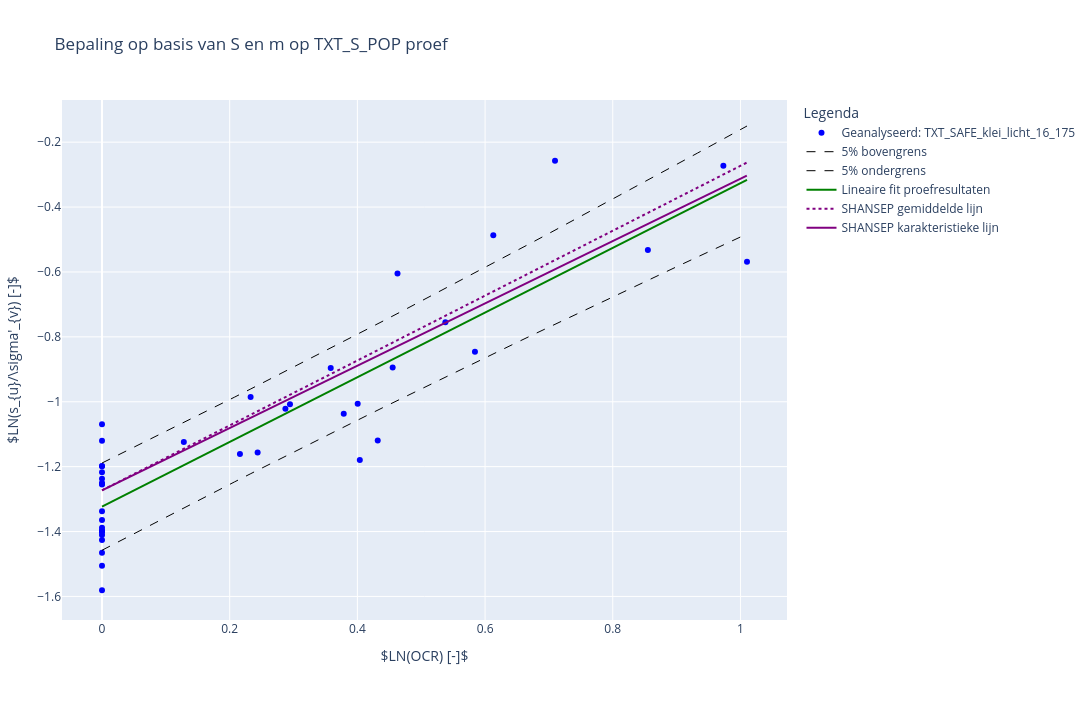
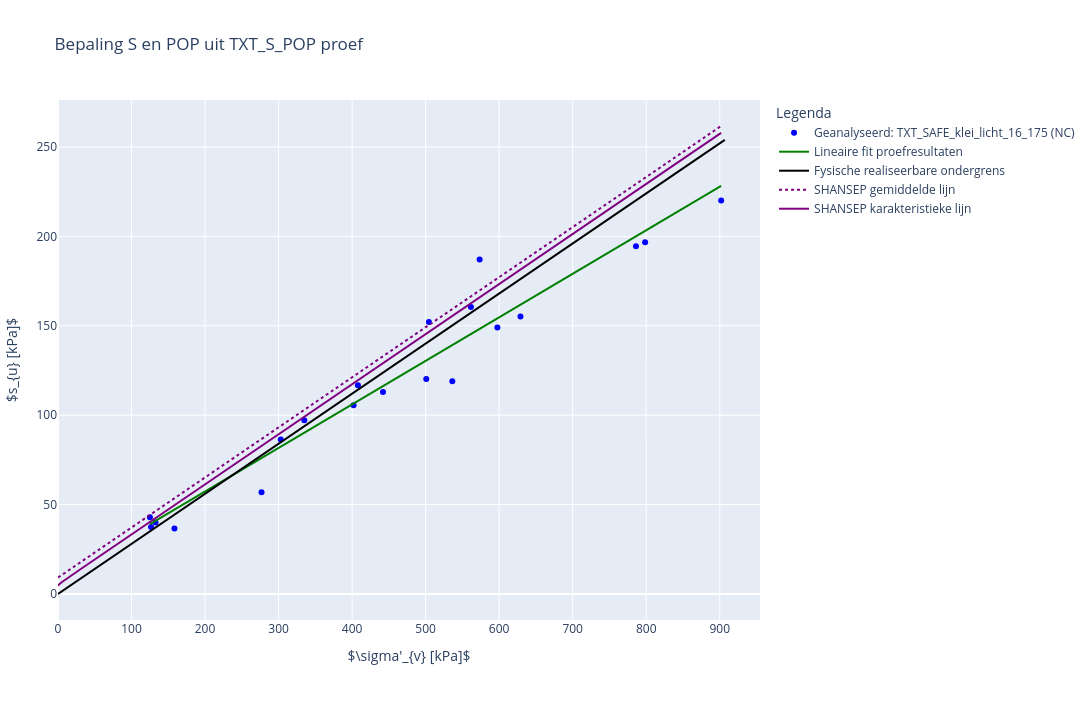

The notebook cell these images were saved under, in order:
### Code cell
#voer Shansep analyse uit met invoer en toon grafieken

analyse.set_parameters_handmatig(snijpunt_gem = PV_A1_SNIJPUNT_YAS_GEM_handmatig.value, s_gem = PV_A2_S_GEM_handmatig.value, m_gem= PV_m_GEM_handmatig.value, snijpunt_kar= PV_A1_SNIJPUNT_YAS_KAR_handmatig.value, s_kar= PV_A2_S_KAR_handmatig.value, m_kar= PV_m_KAR_handmatig.value)
extra_verzamelingen_tonen = list(multi_select_verzameling.value)

output_df = analyse.get_short_results()
print(output_df)

analyse.show_figure_sv_su(plot_extra_dataset=extra_verzamelingen_tonen) #deze werkt niet
analyse.show_figure_ln_ocr_ln_s(plot_extra_dataset=extra_verzamelingen_tonen)
analyse.show_figure_sv_su_nc(plot_extra_dataset=extra_verzamelingen_tonen) #hier moet het NC verloop worden ingetekend met POP =0

### Figure 1 — Plotly figure (JSON) as saved in the notebook; plotly's stock layout.template omitted (floating-point values rounded to 4 significant figures)
{"data": [{"hoverinfo": "text", "marker": {"color": "blue"}, "mode": "markers", "name": "Geanalyseerd: TXT_SAFE_klei_licht_16_175", "text": ["1201.0_AW208.+124_B_BIK_M017-a", "1277.0_AW216.+198_B_BIK_M027-b", "1400.0_AW299.+003_B_BIT_M012-a", "1502.0_VY021.+018_B_BUK_M018-a", "1574.0_AW298.+178_B_BIK_14-b", "1623.0_VY010.+135_B_BIK_26", "1688.0_VY021.+019_B_BIT_19", "1744.0_VY053.+108_B_BUK_22", "1767.0_VY093.+135_B_BUK_17", "1784.0_VY093.+142_B_AL_7", "2450.0_VY050.+179_B_BIK_mo-23a", "2472.0_VY050.+179_B_BIT_mo-15a", "2529.0_VY050.+179_B_MBIB_mo-22a", "2691.0_VY079.+066_B_AL_mo-06a", "2756.0_VY079.+091_B_BIT_mo-03a", "2982.0_VY022.+188_B_BIT_M018-a", "3152.0_VY032.+004_B_BIT_M008-a", "3176.0_VY032.+003_B_AL_M007-a", "4004.0_AW230.+080_B_AL_mo-06", "4072.0_AW230.+082_B_BIT_mo-13"], "type": "scatter", "x": [0.2944, 0.4038, 0.4628, 0.1282, 0.3582, 0.4005, 0.4319, 0.3786, 0.2161, 0.5378, 0.2437, 0.2873, 0.2327, 0.7095, 1.01, 0.4553, 0.6129, 0.9732, 0.855, 0.5841, 0.0, 0.0, 0.0, 0.0, 0.0, 0.0, 0.0, 0.0, 0.0, 0.0, 0.0, 0.0, 0.0, 0.0, 0.0, 0.0, 0.0, 0.0, 0.0, 0.0], "y": [-1.008, -1.179, -0.6046, -1.124, -0.8958, -1.006, -1.119, -1.037, -1.161, -0.7546, -1.156, -1.022, -0.9853, -0.257, -0.5684, -0.8944, -0.4868, -0.2724, -0.5325, -0.8458, -1.238, -1.255, -1.338, -1.199, -1.07, -1.12, -1.426, -1.411, -1.198, -1.365, -1.217, -1.465, -1.397, -1.506, -1.388, -1.581, -1.401, -1.252, -1.399, -1.251]}, {"line": {"color": "black", "dash": "dash", "width": 1}, "mode": "lines", "name": "5% bovengrens", "type": "scatter", "x": [0.0, 0.0259, 0.05181, 0.07771, 0.1036, 0.1295, 0.1554, 0.1813, 0.2072, 0.2331, 0.259, 0.2849, 0.3108, 0.3367, 0.3627, 0.3886, 0.4145, 0.4404, 0.4663, 0.4922, 0.5181, 0.544, 0.5699, 0.5958, 0.6217, 0.6476, 0.6735, 0.6994, 0.7253, 0.7512, 0.7771, 0.803, 0.8289, 0.8548, 0.8807, 0.9066, 0.9325, 0.9584, 0.9843, 1.01], "y": [-1.189, -1.164, -1.139, -1.114, -1.088, -1.063, -1.037, -1.012, -0.9862, -0.9604, -0.9346, -0.9086, -0.8826, -0.8565, -0.8303, -0.804, -0.7776, -0.7512, -0.7246, -0.698, -0.6712, -0.6444, -0.6175, -0.5906, -0.5635, -0.5364, -0.5092, -0.482, -0.4547, -0.4273, -0.3998, -0.3723, -0.3447, -0.3171, -0.2894, -0.2617, -0.2339, -0.206, -0.1781, -0.1502]}, {"line": {"color": "black", "dash": "dash", "width": 1}, "mode": "lines", "name": "5% ondergrens", "type": "scatter", "x": [0.0, 0.0259, 0.05181, 0.07771, 0.1036, 0.1295, 0.1554, 0.1813, 0.2072, 0.2331, 0.259, 0.2849, 0.3108, 0.3367, 0.3627, 0.3886, 0.4145, 0.4404, 0.4663, 0.4922, 0.5181, 0.544, 0.5699, 0.5958, 0.6217, 0.6476, 0.6735, 0.6994, 0.7253, 0.7512, 0.7771, 0.803, 0.8289, 0.8548, 0.8807, 0.9066, 0.9325, 0.9584, 0.9843, 1.01], "y": [-1.458, -1.431, -1.405, -1.378, -1.352, -1.326, -1.299, -1.273, -1.247, -1.221, -1.196, -1.17, -1.144, -1.119, -1.093, -1.068, -1.043, -1.018, -0.9926, -0.9676, -0.9427, -0.9179, -0.8932, -0.8685, -0.8439, -0.8194, -0.7949, -0.7706, -0.7463, -0.722, -0.6979, -0.6737, -0.6497, -0.6257, -0.6018, -0.5779, -0.554, -0.5302, -0.5065, -0.4828]}, {"line": {"color": "green", "width": 2}, "mode": "lines", "name": "Lineaire fit proefresultaten", "type": "scatter", "x": [0, 1.01], "y": [-1.323, -0.3165]}, {"line": {"color": "purple", "dash": "dot", "width": 2}, "mode": "lines", "name": "SHANSEP gemiddelde lijn", "type": "scatter", "x": [0, 1.01], "y": [-1.273, -0.263]}, {"line": {"color": "purple", "width": 2}, "mode": "lines", "name": "SHANSEP karakteristieke lijn", "type": "scatter", "x": [0, 1.01], "y": [-1.273, -0.3034]}], "layout": {"height": 720, "legend": {"title": {"text": "Legenda"}}, "margin": {"b": 100, "l": 50, "r": 50, "t": 100}, "title": {"text": "Bepaling op basis van S en m op TXT_S_POP proef"}, "width": 1280, "xaxis": {"title": {"text": "$LN(OCR) [-]$"}}, "yaxis": {"title": {"text": "$LN(s_{u}/\\sigma'_{v}) [-]$"}}}}

### Figure 2 — Plotly figure (JSON) as saved in the notebook; plotly's stock layout.template omitted (floating-point values rounded to 4 significant figures)
{"data": [{"hoverinfo": "text", "marker": {"color": "blue"}, "mode": "markers", "name": "Geanalyseerd: TXT_SAFE_klei_licht_16_175 (NC)", "text": ["1224.0_AW215.+116_B_BIK_M011-a", "1511.0_VY021.+018_B_BUK_M024-a", "1624.0_VY010.+135_B_BIK_27", "1743.0_VY053.+108_B_BUK_21", "1787.0_VY093.+142_B_AL_9-b", "2238.0_VY004.+186_B_MBIB_mo-14a", "2537.0_VY059.+001_B_BIT_mo-07a", "2555.0_VY059.+002_B_BIK_mo-18a", "2690.0_VY079.+066_B_AL_mo-05a", "2746.0_VY079.+091_B_BIK_mo-18a", "2976.0_VY022.+188_B_BIT_M014-b", "3182.0_VY032.+003_B_AL_M012-a", "3743.0_AW207.+162_B_BIK_mo-22", "3824.0_AW213.+167_B_BIK_mo-32", "3859.0_AW213.+167_B_BIT_mo-31", "3911.0_AW217.+083_B_AL_mo-22", "3952.0_AW217.+084_B_BIK_mo-34", "3978.0_AW217.+084_B_BIT_mo-21", "3991.0_AW217.+084_B_BIT_mo-34", "4199.0_AW240.+027_B_BIK_mo-15"], "type": "scatter", "x": [335.0, 302.9, 402.0, 504.4, 125.0, 573.4, 500.8, 901.9, 132.6, 442.0, 126.6, 158.4, 786.1, 536.3, 597.6, 276.8, 798.5, 561.6, 629.0, 407.9], "y": [97.19, 86.37, 105.5, 152.1, 42.9, 187.1, 120.3, 220.0, 40.02, 112.9, 37.47, 36.6, 194.4, 119.0, 149.1, 56.96, 196.7, 160.5, 155.2, 116.7]}, {"line": {"color": "green", "width": 2}, "mode": "lines", "name": "Lineaire fit proefresultaten", "type": "scatter", "x": [125.0, 901.9], "y": [39.02, 228.2]}, {"line": {"color": "black", "width": 2}, "mode": "lines", "name": "Fysische realiseerbare ondergrens", "type": "scatter", "x": [0, 906.9], "y": [0, 253.9]}, {"line": {"color": "purple", "dash": "dot", "width": 2}, "mode": "lines", "name": "SHANSEP gemiddelde lijn", "type": "scatter", "x": [0.1, 1, 5, 10, 20, 30, 901.9], "y": [9.218, 9.47, 10.59, 11.99, 14.79, 17.59, 261.7]}, {"line": {"color": "purple", "width": 2}, "mode": "lines", "name": "SHANSEP karakteristieke lijn", "type": "scatter", "x": [0.1, 1, 5, 10, 20, 30, 901.9], "y": [4.564, 5.218, 6.577, 8.052, 10.91, 13.73, 257.9]}], "layout": {"height": 720, "legend": {"title": {"text": "Legenda"}}, "margin": {"b": 100, "l": 50, "r": 50, "t": 100}, "title": {"text": "Bepaling S en POP uit TXT_S_POP proef"}, "width": 1280, "xaxis": {"title": {"text": "$\\sigma'_{v} [kPa]$"}}, "yaxis": {"title": {"text": "$s_{u} [kPa]$"}}}}
